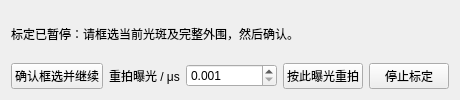
<?xml version="1.0" encoding="UTF-8"?>
<ui version="4.0">
 <class>GeometryPointSelection</class>
 <widget class="QWidget" name="GeometryPointSelection">
  <layout class="QVBoxLayout" name="layout">
   <item><widget class="QLabel" name="instruction"><property name="wordWrap"><bool>true</bool></property><property name="text"><string>标定已暂停：请框选当前光斑及完整外围，然后确认。</string></property></widget></item>
   <item><layout class="QHBoxLayout" name="actions">
    <item><widget class="QPushButton" name="confirmButton"><property name="text"><string>确认框选并继续</string></property></widget></item>
    <item><widget class="QLabel" name="exposureLabel"><property name="text"><string>重拍曝光 / μs</string></property></widget></item>
    <item><widget class="QDoubleSpinBox" name="exposure"><property name="decimals"><number>3</number></property><property name="minimum"><double>0.001</double></property><property name="maximum"><double>1000000000</double></property><property name="keyboardTracking"><bool>false</bool></property></widget></item>
    <item><widget class="QPushButton" name="recaptureButton"><property name="text"><string>按此曝光重拍</string></property><property name="toolTip"><string>重新采集同曝光背景及当前定位点的全部重复帧；之前的图像保留。</string></property></widget></item>
    <item><widget class="QPushButton" name="cancelButton"><property name="text"><string>停止标定</string></property></widget></item>
   </layout></item>
  </layout>
 </widget>
 <resources/>
 <connections/>
</ui>
